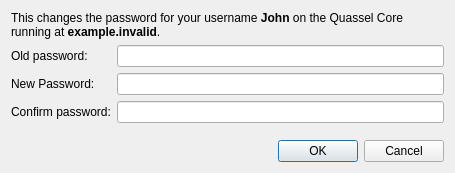
<?xml version="1.0" encoding="UTF-8"?>
<ui version="4.0">
 <class>PasswordChangeDlg</class>
 <widget class="QDialog" name="PasswordChangeDlg">
  <property name="geometry">
   <rect>
    <x>0</x>
    <y>0</y>
    <width>455</width>
    <height>173</height>
   </rect>
  </property>
  <property name="windowTitle">
   <string>Change Password</string>
  </property>
  <layout class="QVBoxLayout" name="verticalLayout_2">
   <item>
    <layout class="QVBoxLayout" name="verticalLayout">
     <item>
      <widget class="QLabel" name="infoLabel">
       <property name="text">
        <string notr="true">&lt;html&gt;&lt;head/&gt;&lt;body&gt;&lt;p&gt;This changes the password for your username &lt;span style=&quot; font-weight:600;&quot;&gt;John&lt;/span&gt; on the Quassel Core running at &lt;span style=&quot; font-weight:600;&quot;&gt;example.invalid&lt;/span&gt;.&lt;/p&gt;&lt;/body&gt;&lt;/html&gt;</string>
       </property>
       <property name="alignment">
        <set>Qt::AlignLeading|Qt::AlignLeft|Qt::AlignTop</set>
       </property>
       <property name="wordWrap">
        <bool>true</bool>
       </property>
      </widget>
     </item>
     <item>
      <layout class="QFormLayout" name="formLayout">
       <item row="0" column="0">
        <widget class="QLabel" name="oldPasswordLabel">
         <property name="text">
          <string>Old password:</string>
         </property>
        </widget>
       </item>
       <item row="0" column="1">
        <widget class="QLineEdit" name="oldPasswordEdit">
         <property name="echoMode">
          <enum>QLineEdit::Password</enum>
         </property>
        </widget>
       </item>
       <item row="1" column="0">
        <widget class="QLabel" name="newPasswordLabel">
         <property name="text">
          <string>New Password:</string>
         </property>
        </widget>
       </item>
       <item row="1" column="1">
        <widget class="QLineEdit" name="newPasswordEdit">
         <property name="echoMode">
          <enum>QLineEdit::Password</enum>
         </property>
        </widget>
       </item>
       <item row="2" column="0">
        <widget class="QLabel" name="confirmPasswordLabel">
         <property name="text">
          <string>Confirm password:</string>
         </property>
        </widget>
       </item>
       <item row="2" column="1">
        <widget class="QLineEdit" name="confirmPasswordEdit">
         <property name="echoMode">
          <enum>QLineEdit::Password</enum>
         </property>
        </widget>
       </item>
      </layout>
     </item>
     <item>
      <spacer name="verticalSpacer">
       <property name="orientation">
        <enum>Qt::Vertical</enum>
       </property>
       <property name="sizeHint" stdset="0">
        <size>
         <width>20</width>
         <height>40</height>
        </size>
       </property>
      </spacer>
     </item>
     <item>
      <widget class="QDialogButtonBox" name="buttonBox">
       <property name="orientation">
        <enum>Qt::Horizontal</enum>
       </property>
       <property name="standardButtons">
        <set>QDialogButtonBox::Cancel|QDialogButtonBox::Ok</set>
       </property>
      </widget>
     </item>
    </layout>
   </item>
  </layout>
 </widget>
 <resources/>
 <connections>
  <connection>
   <sender>buttonBox</sender>
   <signal>rejected()</signal>
   <receiver>PasswordChangeDlg</receiver>
   <slot>reject()</slot>
   <hints>
    <hint type="sourcelabel">
     <x>248</x>
     <y>152</y>
    </hint>
    <hint type="destinationlabel">
     <x>229</x>
     <y>-14</y>
    </hint>
   </hints>
  </connection>
 </connections>
</ui>
